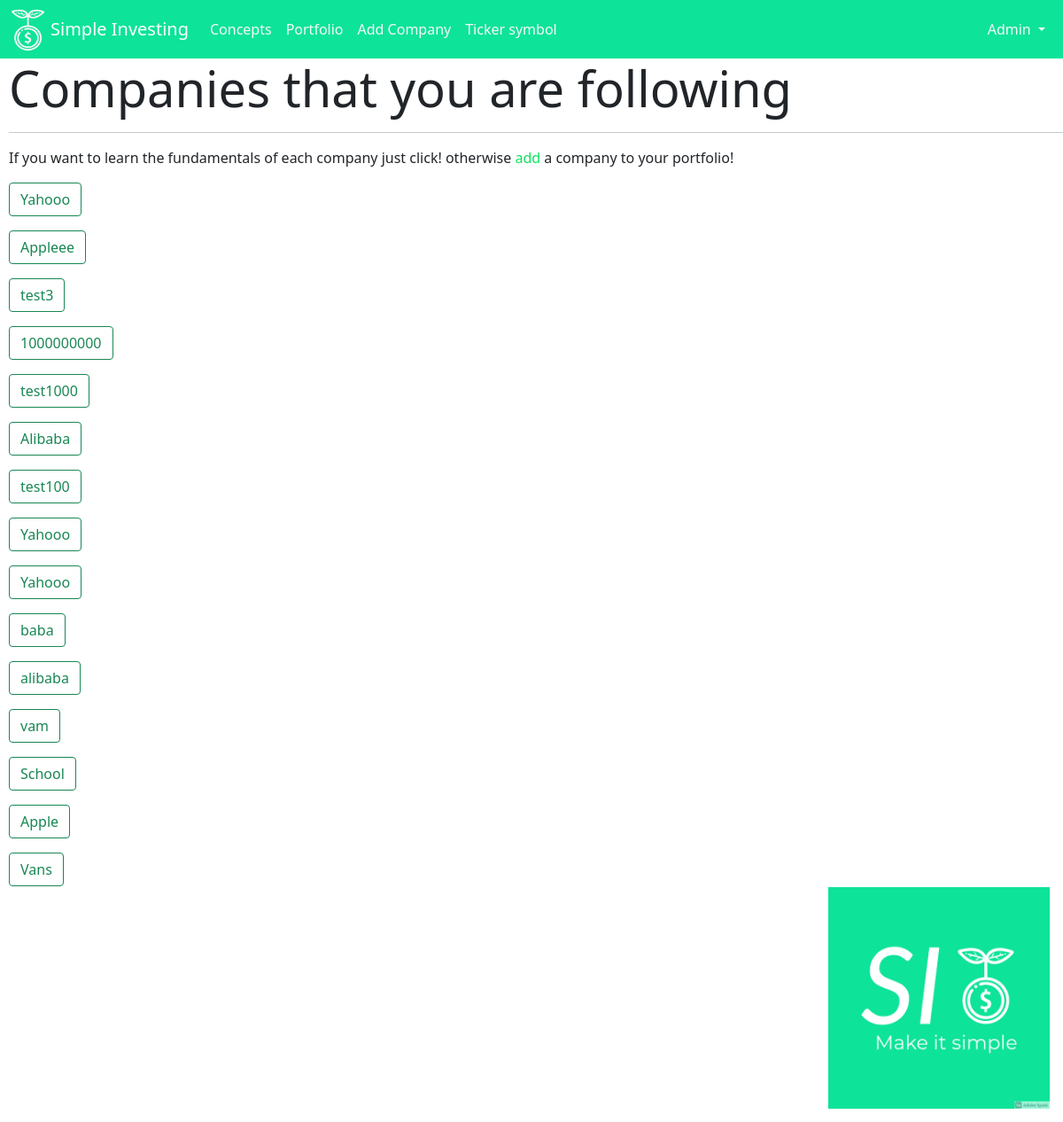
/companies_list/ (signed in), run on the app's committed database.
### simple_investing/models.py (models this page shows, shortened)
class Company(models.Model):
    user = models.ForeignKey(User, on_delete=models.CASCADE, null= True)
    company_name = models.CharField(max_length=100)
    outstanding_shares = models.IntegerField()
    share_price = models.DecimalField(max_digits= 5, decimal_places=2)
    revenue = models.IntegerField()
    expenses = models.IntegerField()
    total_assets = models.IntegerField()
    total_liabilities = models.IntegerField()
    current_assets = models.IntegerField()
    current_liabilities = models.IntegerField()
    operating_cashflows = models.IntegerField()
    capex = models.IntegerField()
    created_at = models.DateTimeField(auto_now_add=True)
    updated_at = models.DateTimeField(auto_now= True)
    def __str__(self):
        return self.company_name

### simple_investing/views.py (the view)
# urls.py: path('companies_list/', views.companies_list, name='companies_list'),
def companies_list(request):
    companies = Company.objects.all()
    context = {'companies' : companies}
    return render(request, 'simple_investing/companies_list.html',context)

### simple_investing/templates/simple_investing/companies_list.html
{% extends 'simple_investing/base.html' %}
{% block subtitle %}Companies that you are following{% endblock subtitle%}
{% block content %}
    <hr>
    {% if user.is_authenticated %}
        <p>If you want to learn the fundamentals of each company just click! otherwise <a href="{%url 'simple_investing:create_company'%}"> add</a>  a company to your portfolio!</p>
    {% else %}
        <p>In order to access your portfolio <a href = "/accounts/login/">login.</a></p>
    {% endif %}
    {% for company in companies %}
        {% if company.user == user %}
        <p><ul class="list-unstyled"><a href="{% url 'simple_investing:company_details' company.id %}" class="btn btn-outline-success"></button>{{company}}</a></p>
        {% endif %}
    {% endfor %}
{% endblock content %}

### simple_investing/templates/simple_investing/base.html (shortened to what this page needs)
{% load static %}
<!DOCTYPE html>
<html lang="en">
  <head>
    <link href="https://cdn.jsdelivr.net/npm/bootstrap@5.0.2/dist/css/bootstrap.min.css" rel="stylesheet">
    <link rel="stylesheet"  href="{%  static  'css/simple_investing.css'  %}">
  </head>
  <body>
    <div id="navbar">
      <nav class="navbar navbar-expand-lg navbar navbar-dark">
        <div class="container-fluid">
          <img src="{% static '/media/si_logo5.png' %}" width=45 height= 50  style="padding-right: 6px;">
          <a class="navbar-brand" href="http://127.0.0.1:8000/">Simple Investing</a>
          <div class="collapse navbar-collapse" id="navbarSupportedContent">
            <ul class="navbar-nav mr-auto">
              <li class="nav-item">
                <a class="nav-link" href="http://127.0.0.1:8000/concepts">Concepts</a>
              </li>
              <li class="nav-item">
                <a class="nav-link" href="{% url 'simple_investing:companies_list' %}">Portfolio</a>
              </li>
              <li class="nav-item">
                <a class="nav-link" href="{% url 'simple_investing:create_company' %}">Add Company</a>
              </li>
              <li class="nav-item">
                <a class="nav-link" href="http://127.0.0.1:8000/symbol/">Ticker symbol</a>
              </li>
            </ul>
              {% if user.is_authenticated %}
            <ul class="navbar-nav ms-auto">
              <li class="nav-item dropdown">
                <a class="nav-link dropdown-toggle" href="#" id="navbarDropdown" role="button" data-bs-toggle="dropdown" aria-expanded="false">
                  {{user}}
                  {% endif %}
                </a>
              </li>
            </ul>
          </div>
        </div>
      </nav>
    </div>
    <div id="subtitle">
      <h2 class="display-4">{%block subtitle %} {% endblock subtitle %}</h2>
    </div>
    <div id= "content">
      {% block content %} {% endblock content %}
    </div>
    <footer>
      <div class="logo-container">
        <img src="{% static '/media/si_logo2.png' %}">
      </div>
    </footer>
  </body>
</html>

### simple_investing/static/css/simple_investing.css (style rules this page uses)
.navbar { background-color:#0de399; }
.nav-link { color:#f8f8f8 !important; }
a { color: #0de35f; text-decoration: none; }
.logo-container img { height: 250px; width: 250px; float: right; margin-right: 15px ; position:relative ; top:-15px ; }
#content { margin-left: 10px ; }
#subtitle { margin-left: 10px; }

### data on the page
Company: company_name "Yahooo"
Company: company_name "Appleee"
Company: company_name "test3"
Company: company_name "1000000000"
Company: company_name "test1000"
Company: company_name "Alibaba"
Company: company_name "test100"
Company: company_name "Yahooo"
Company: company_name "Yahooo"
Company: company_name "baba"
Company: company_name "alibaba"
Company: company_name "vam"
Company: company_name "School"
Company: company_name "Apple"
Company: company_name "Vans"

### other printed values
{{ user }} "Admin"
